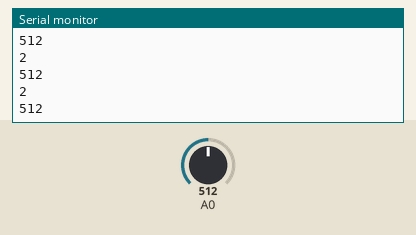
Recording of a sketch running on a simulated Arduino Uno, built with avr-gcc and run on an emulated ATmega328P. Shown: the last lines printed to the serial monitor. The inputs (shaded band) are chosen by the test bench; at power-on: A0 = 512.

Above: at 1.2 s.
1.3 s: A0 set to 716
At 2.3 s:
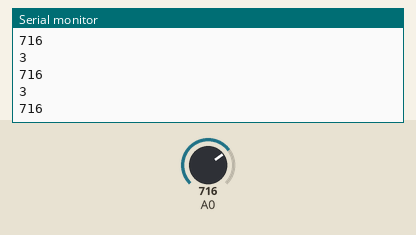
2.8 s: A0 set to 900
At 3.8 s:
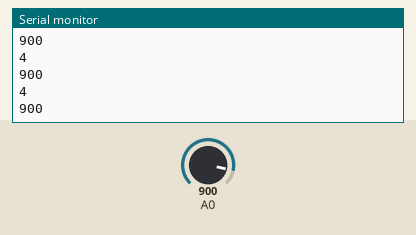
Timing chart, 0 to 5.8 s (numbered marks = the images above; inputs shaded):
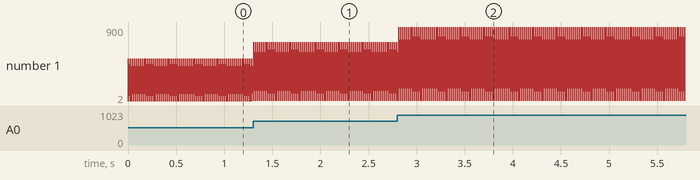

The sketch:

test.ino
```cpp
int raw_data=0, v_5=0;
void setup() {
pinMode(A0,INPUT);
Serial.begin(9600);

}

void loop() {
raw_data=analogRead(A0);
//Serial.println(data);
   //raw_data=raw_data/10;
   //Serial.println(raw_data);
   //Serial.println(raw_data_sample);
   //delay(10);
   v_5=(5*raw_data)/1024;
   //v_12=(12*v_5)/5;
   //v_220=(220*v_12)/12;
   Serial.println(v_5);
   Serial.println(raw_data);
   delay(20);

//delay(200);

}
```

Measured:
- after the input at 1.3 s, the serial monitor: prints a new line at once (image 1)
- after the input at 2.8 s, the serial monitor: prints a new line at once (image 2)
- plotted number 1: 512 → 716 after the input at 1.3 s, 716 → 900 after the input at 2.8 s
